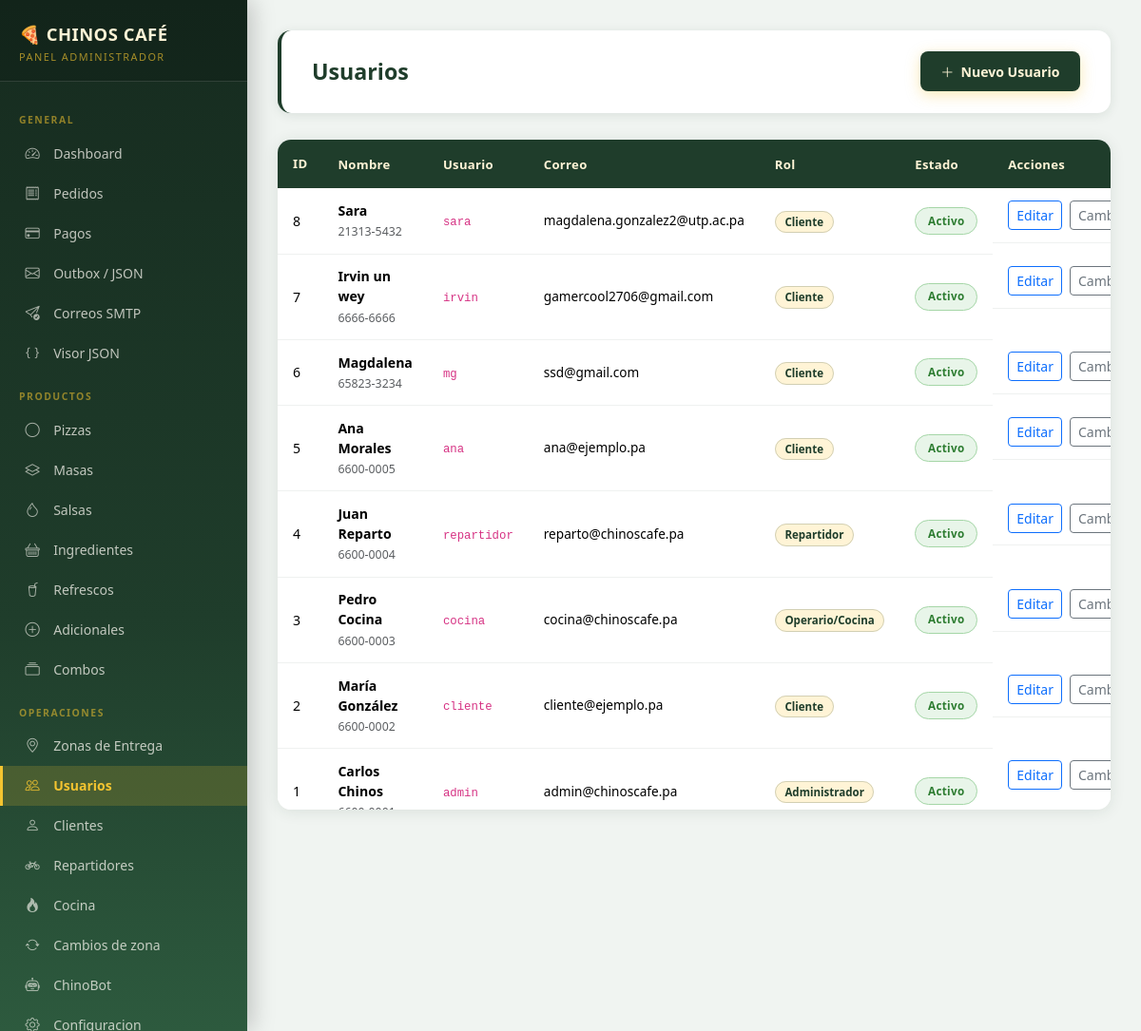
Screenshot of /admin/usuarios (signed in) with the database file from the repository.
### app/models.py (models this page shows, shortened)
class User(UserMixin, db.Model):
    __tablename__ = 'usuarios'
    id = db.Column(db.Integer, primary_key=True)
    id_rol = db.Column(db.Integer, db.ForeignKey('roles.id'), nullable=False)
    nombre = db.Column(db.String(100), nullable=False)
    correo = db.Column(db.String(120), unique=True)
    telefono = db.Column(db.String(30))
    direccion = db.Column(db.Text)
    id_zona_preferida = db.Column(db.Integer, db.ForeignKey('zonas_entrega.id'))
    foto_perfil = db.Column(db.String(255))
    usuario = db.Column(db.String(50), unique=True, nullable=False)
    password_hash = db.Column(db.String(255), nullable=False)
    estado = db.Column(db.String(20), default='activo')
    fecha_creacion = db.Column(db.DateTime, default=datetime.utcnow)
    pedidos = db.relationship('Order', foreign_keys='Order.id_cliente', backref='cliente', lazy='dynamic')
    notificaciones = db.relationship('Notification', backref='usuario', lazy='dynamic')
    zona_preferida = db.relationship('DeliveryZone', foreign_keys=[id_zona_preferida])
    @property
    def rol_nombre(self):
        return self.role.nombre if self.role else ''
    def is_admin(self):
        return self.rol_nombre == 'Administrador'

class Role(db.Model):
    __tablename__ = 'roles'
    id = db.Column(db.Integer, primary_key=True)
    nombre = db.Column(db.String(50), unique=True, nullable=False)
    descripcion = db.Column(db.Text)
    usuarios = db.relationship('User', backref='role', lazy='dynamic')

### app/routes/admin.py (the view)
@admin_bp.route('/usuarios')
@login_required
@require_admin
def usuarios():
    items = User.query.order_by(User.id.desc()).all()
    roles = Role.query.all()
    return render_template('admin/usuarios.html', usuarios=items, roles=roles)

### app/routes/admin.py (called while the page is built)
def require_admin(f):
    from functools import wraps
    @wraps(f)
    def decorated(*args, **kwargs):
        if not current_user.is_authenticated or not current_user.is_admin():
            flash('Acceso restringido a administradores.', 'danger')
            return redirect(url_for('public.index'))
        return f(*args, **kwargs)
    return decorated

### app/templates/admin/usuarios.html (shortened to what this page needs)
{% extends "admin/base_admin.html" %}
{% block content %}
<div class="page-header">
  <div><h1>{{ titulo or 'Usuarios' }}</h1></div>
  <a href="{{ url_for('admin.crear_usuario') }}" class="btn-primary-custom"><i class="bi bi-plus-lg"></i> Nuevo Usuario</a>
</div>
<div class="table-custom">
  <div class="table-responsive-admin"><table class="table mb-0">
    <thead><tr>
      <th style="background:var(--basil);color:var(--cream);padding:1rem">ID</th>
      <th style="background:var(--basil);color:var(--cream)">Nombre</th>
      <th style="background:var(--basil);color:var(--cream)">Usuario</th>
      <th style="background:var(--basil);color:var(--cream)">Correo</th>
      <th style="background:var(--basil);color:var(--cream)">Rol</th>
      <th style="background:var(--basil);color:var(--cream)">Estado</th>
      <th style="background:var(--basil);color:var(--cream)">Acciones</th>
    </tr></thead>
    <tbody>
      {% for u in usuarios %}
      <tr>
        <td style="padding:1rem">{{ u.id }}</td>
        <td><strong>{{ u.nombre }}</strong><br><small class="text-muted">{{ u.telefono or '' }}</small></td>
        <td><code>{{ u.usuario }}</code></td>
        <td style="font-size:.85rem">{{ u.correo or '-' }}</td>
        <td><span class="badge-masa">{{ u.rol_nombre }}</span></td>
        <td><span class="badge-estado badge-{{ u.estado }}">{{ u.estado.title() }}</span></td>
        <td class="d-flex gap-2">
          <a class="btn btn-sm btn-outline-primary" href="{{ url_for('admin.editar_usuario', uid=u.id) }}">Editar</a>
          <form method="POST" action="{{ url_for('admin.toggle_usuario', uid=u.id) }}">
            <button class="btn btn-sm btn-outline-secondary" type="submit">Cambiar</button>
          </form>
        </td>
      </tr>
      {% else %}
      <tr><td colspan="7" class="text-center text-muted py-4">No hay usuarios.</td></tr>
      {% endfor %}
    </tbody>
  </table>
  </div>
</div>
{% endblock %}

### app/static/css/main.css (style rules this page uses)
:root { --basil: #1F3D2B; --cream: #FFF4D6; --tomato: #B83227; --cheese: #F4C430; --carbon: #171717; --warm: #FAF7F0; --basil-light: #2d5a3e; --shadow: 0 4px 20px rgba(31,61,43,.12); --shadow-lg: 0 8px 40px rgba(31,61,43,.18); --radius: 14px; --radius-sm: 8px; --transition: .25s ease; --font: 'Segoe UI', system-ui, -apple-system, sans-serif; }
*, *::before, *::after { box-sizing: border-box; margin: 0; padding: 0; }
html { font-size: 16px; scroll-behavior: smooth; }
body { font-family: var(--font); background: var(--warm); color: var(--carbon); min-height: 100vh; }
h1,h2,h3,h4,h5,h6 { line-height: 1.3; font-weight: 700; }
a { color: var(--basil); text-decoration: none; transition: color var(--transition); }
.btn-primary-custom { background: var(--cheese); color: var(--carbon); border: none; padding: .75rem 1.8rem; border-radius: 30px; font-weight: 700; font-size: .95rem; transition: all var(--transition); box-shadow: 0 4px 15px rgba(244,196,48,.35); cursor: pointer; display: inline-flex; align-items: center; gap: .5rem; }
.badge-masa { background: var(--cream); color: var(--basil); border: 1px solid rgba(31,61,43,.2); font-size: .72rem; font-weight: 600; padding: .2rem .6rem; border-radius: 20px; }
.table-custom { background: white; border-radius: var(--radius); overflow: hidden; box-shadow: var(--shadow); }
.table-custom thead th { background: var(--basil); color: var(--cream); font-weight: 600; padding: 1rem; border: none; font-size: .85rem; }
.table-custom tbody td { padding: .85rem 1rem; border-bottom: 1px solid rgba(31,61,43,.08); vertical-align: middle; font-size: .9rem; }
.table-custom tbody tr:last-child td { border-bottom: none; }
.badge-estado { padding: .3rem .75rem; border-radius: 20px; font-size: .75rem; font-weight: 700; }
.badge-activo,.badge-activa { background: #e8f5e9; color: #2e7d32; }
.page-header { background: white; border-radius: var(--radius); padding: 1.5rem 2rem; margin-bottom: 1.5rem; box-shadow: var(--shadow); display: flex; align-items: center; justify-content: space-between; flex-wrap: wrap; gap: 1rem; }
.page-header h1 { font-size: 1.5rem; color: var(--basil); margin: 0; }
:root { --basil-dark: #162b1f; --basil-mid: #2d5a3e; --gold: #e6b800; --sidebar-w: 260px; --admin-bg: #f0f4f1; }
body:has(.sidebar) { display: flex; overflow: hidden; height: 100vh; }
.page-header { background: white; border-radius: var(--radius); padding: 1.4rem 2rem; margin-bottom: 1.75rem; box-shadow: 0 2px 12px rgba(31,61,43,.1); display: flex; align-items: center; justify-content: space-between; flex-wrap: wrap; gap: 1rem; border-left: 4px solid var(--basil); }
.page-header h1 { font-size: 1.45rem; color: var(--basil); margin: 0; }
.table-custom { background: white; border-radius: var(--radius); overflow: hidden; box-shadow: 0 2px 16px rgba(31,61,43,.1); }
.table-responsive-admin { overflow-x: auto; max-height: 65vh; overflow-y: auto; }
.table-custom thead th { background: var(--basil); color: var(--cream); font-weight: 700; padding: .9rem 1rem; border: none; font-size: .82rem; letter-spacing: .3px; position: sticky; top: 0; z-index: 2; }
.table-custom tbody td { padding: .8rem 1rem; border-bottom: 1px solid rgba(31,61,43,.07); vertical-align: middle; font-size: .88rem; }
.btn-primary-custom { background: var(--basil); color: var(--cream); border: none; border-radius: var(--radius-sm); padding: .65rem 1.35rem; font-weight: 700; font-size: .88rem; cursor: pointer; transition: all .2s ease; display: inline-flex; align-items: center; gap: .45rem; }
.badge-estado { padding: .3rem .8rem; border-radius: 20px; font-size: .73rem; font-weight: 700; letter-spacing: .3px; display: inline-flex; align-items: center; gap: .35rem; }
.badge-activo,.badge-activa { background: #e8f5e9; color: #2e7d32; border: 1px solid #a5d6a7; }
.form-card, .stat-card, .table-custom { animation: fadeInUp .35s ease both; }

### rows the page displays
User: id "8", nombre "Sara", telefono "21313-5432", usuario "sara", correo "magdalena.gonzalez2@utp.ac.pa", rol_nombre "Cliente", estado "Activo"
User: id "7", nombre "Irvin un wey", telefono "6666-6666", usuario "irvin", correo "gamercool2706@gmail.com", rol_nombre "Cliente", estado "Activo"
User: id "6", nombre "Magdalena", telefono "65823-3234", usuario "mg", correo "ssd@gmail.com", rol_nombre "Cliente", estado "Activo"
User: id "5", nombre "Ana Morales", telefono "6600-0005", usuario "ana", correo "ana@ejemplo.pa", rol_nombre "Cliente", estado "Activo"
User: id "4", nombre "Juan Reparto", telefono "6600-0004", usuario "repartidor", correo "reparto@chinoscafe.pa", rol_nombre "Repartidor", estado "Activo"
User: id "3", nombre "Pedro Cocina", telefono "6600-0003", usuario "cocina", correo "cocina@chinoscafe.pa", rol_nombre "Operario/Cocina", estado "Activo"
User: id "2", nombre "María González", telefono "6600-0002", usuario "cliente", correo "cliente@ejemplo.pa", rol_nombre "Cliente", estado "Activo"
User: id "1", nombre "Carlos Chinos", usuario "admin", correo "admin@chinoscafe.pa", rol_nombre "Administrador", estado "Activo"

### other values shown
{{ titulo or 'Usuarios' }} "Usuarios"
